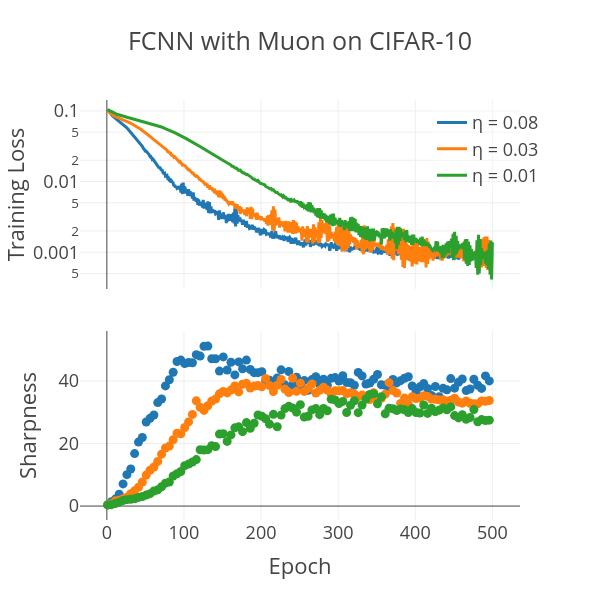

The cell this chart's notebook holds for it:
### Code cell
model_ids = [100, 300, 800]
plot_muon_runs(md, out, model_ids, save = False)

### Figure 1 — Plotly figure (JSON) as saved in the notebook; plotly's stock layout.template omitted (floating-point values rounded to 4 significant figures; data arrays with more than 128 entries replaced by an {"elided": "..."} marker saying what was removed)
{"data": [{"line": {"color": "#1F77B4"}, "mode": "lines", "name": "η = 0.08", "showlegend": true, "type": "scatter", "x": {"elided": "500 int values"}, "xaxis": "x", "y": {"elided": "500 float values"}, "yaxis": "y"}, {"line": {"color": "#1F77B4"}, "mode": "markers", "showlegend": false, "type": "scatter", "x": {"elided": "500 int values"}, "xaxis": "x2", "y": {"elided": "500 float values"}, "yaxis": "y2"}, {"line": {"color": "#FF7F0E"}, "mode": "lines", "name": "η = 0.03", "showlegend": true, "type": "scatter", "x": {"elided": "500 int values"}, "xaxis": "x", "y": {"elided": "500 float values"}, "yaxis": "y"}, {"line": {"color": "#FF7F0E"}, "mode": "markers", "showlegend": false, "type": "scatter", "x": {"elided": "500 int values"}, "xaxis": "x2", "y": {"elided": "500 float values"}, "yaxis": "y2"}, {"line": {"color": "#2CA02C"}, "mode": "lines", "name": "η = 0.01", "showlegend": true, "type": "scatter", "x": {"elided": "500 int values"}, "xaxis": "x", "y": {"elided": "500 float values"}, "yaxis": "y"}, {"line": {"color": "#2CA02C"}, "mode": "markers", "showlegend": false, "type": "scatter", "x": {"elided": "500 int values"}, "xaxis": "x2", "y": {"elided": "500 float values"}, "yaxis": "y2"}], "layout": {"height": 600, "legend": {"bgcolor": "rgba(255, 255, 255, 0.3)", "x": 0.8, "y": 0.99}, "title": {"text": "FCNN with Muon on CIFAR-10", "x": 0.5}, "width": 600, "xaxis": {"anchor": "y", "domain": [0, 1], "matches": "x2", "showticklabels": false}, "xaxis2": {"anchor": "y2", "domain": [0, 1], "title": {"text": "Epoch"}}, "yaxis": {"anchor": "x", "domain": [0.55, 1], "title": {"text": "Training Loss"}, "type": "log"}, "yaxis2": {"anchor": "x2", "domain": [0, 0.45], "title": {"text": "Sharpness"}}}}
